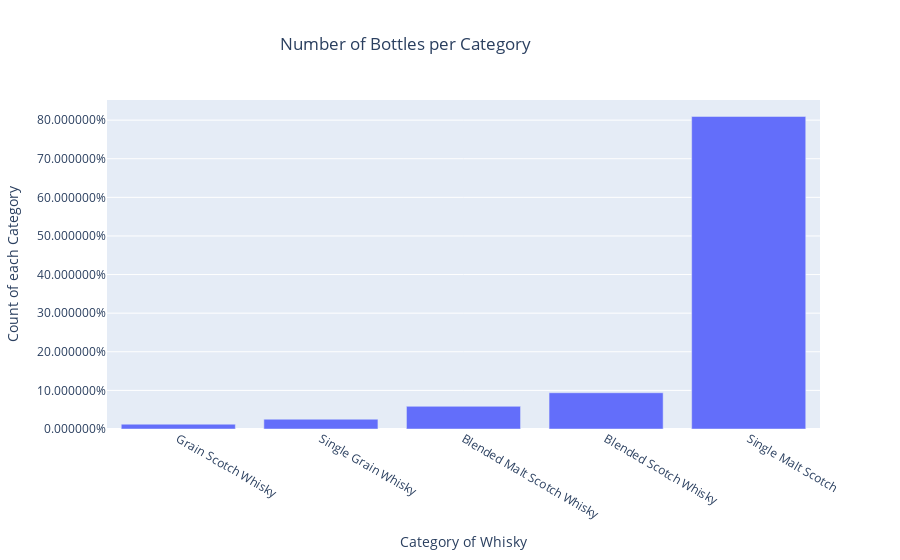

The code cell stored with this chart in its notebook:
### Code cell
# Data is very heavily Single Malt Scotch (imbalanced, more than 80% of all whiskies)
dataframe_count=review.groupby(['category']).size().sort_values(ascending=True).reset_index(name="Count")
dataframe_count['Count']=dataframe_count['Count']/sum(dataframe_count['Count'])
fig = go.Figure(
    data=[
    go.Bar(x=dataframe_count.category, y=dataframe_count.Count),
])
fig.update_layout(
    title_text='Number of Bottles per Category', 
    title_x=0.45,
    xaxis_title="Category of Whisky",
    yaxis_title="Count of each Category",
)
fig.update_layout(yaxis_tickformat = '%')
fig.show()

### Figure 1 — Plotly figure (JSON) as saved in the notebook; plotly's stock layout.template omitted (floating-point values rounded to 4 significant figures)
{"data": [{"type": "bar", "x": ["Grain Scotch Whisky", "Single Grain Whisky", "Blended Malt Scotch Whisky", "Blended Scotch Whisky", "Single Malt Scotch"], "y": [0.01246, 0.02537, 0.05874, 0.0939, 0.8095]}], "layout": {"title": {"text": "Number of Bottles per Category", "x": 0.45}, "xaxis": {"title": {"text": "Category of Whisky"}}, "yaxis": {"tickformat": "%", "title": {"text": "Count of each Category"}}}}
